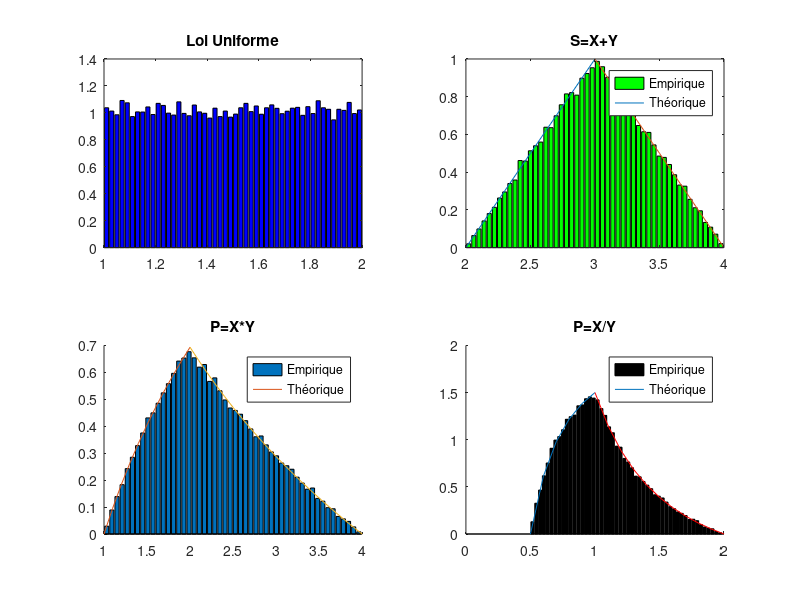

This figure's MATLAB source:
clear variables; close all; 

N=50000;
n=50;
X=2*ones(1,N)-rand(1,N);
Y=2*ones(1,N)-rand(1,N);

%loi uniforme
subplot(2,2,1);
[h_empX,xout]=hist(X,n);
bar(xout,h_empX/trapz(xout,h_empX),'b');
title('Loi Uniforme');

%somme
S=X+Y; 
[h,sout]=hist(S,n);     
aire=trapz(sout,h);     
densite_emp=h/aire;  
subplot(2,2,2);
bar(sout,densite_emp,'g');
title('S=X+Y');
%théorique
s1=2:0.1:3;
h_theo_s1=s1-2;
s2=3:0.1:4;
h_theo_s2=4-s2;
hold on;
plot(s1,h_theo_s1,s2,h_theo_s2);
legend('Empirique','Théorique');

%produit
P=X.*Y;
subplot(2,2,3)
hold on;
[hp,pout]=hist(P,50);
bar(pout,hp/trapz(pout,hp)); 
p1=1:0.1:2;
fp1=log(p1);
p2=2:0.1:4;
fp2=2*log(2)-log(p2);
plot(p1,fp1,p2,fp2);
hold off;
esp_p=mean(P)
esp_p_th=trapz(p1,p1.*fp1)+trapz(p2,p2.*fp2)
legend('Empirique','Théorique');
title('P=X*Y')

%qiotient
Q=X./Y;
subplot(2,2,4)
hold on;
[hq,qout]=hist(Q,50);
bar(qout,hq/trapz(qout,hq),'k'); 
q1=0.5:0.1:1;
fq1=2-1./(2*q1.^2);
q2=1:0.1:2;
fq2=2./q2.^2-1/2;
plot(q1,fq1,q2,fq2,'r');
hold off;
esp_q=mean(Q)
esp_q_th=1
legend('Empirique','Théorique');
title('P=X/Y')